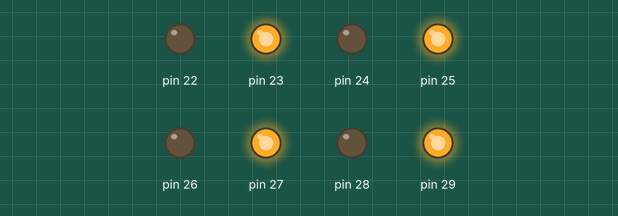
The sketch below on a simulated Arduino Mega 2560, built with avr-gcc and run on an emulated ATmega2560. On the bench: output pins drawn as LEDs (lit = HIGH).

Above: at 0.12 s.
At 2.37 s:
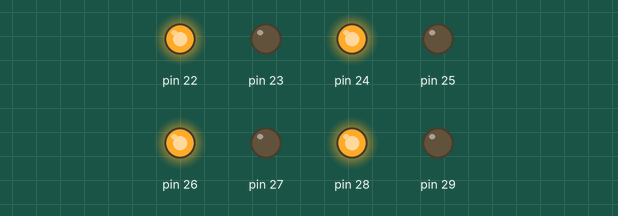
Timing chart, 0 to 3.0 s (numbered marks = the images above):
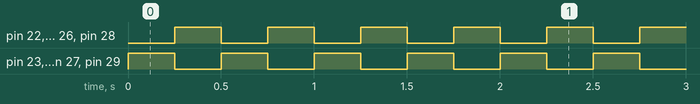

The sketch:

Ex10.ino
```cpp
/*
Programa: Pisca-pisca no Port A - 1 sim, 1 não
Arduino : MEGA 2560
Autor   : Rahul M. Juliato
Data    : 20.09.2019
*/

const int tempo = 250;

void setup(){

  DDRA = B11111111;

}

void loop() {

  PORTA = B10101010;
  delay(tempo);
  PORTA = B01010101;
  delay(tempo);

}
```

Measured:
- by itself, pin 22–29: alternates HIGH for 0.25 s and LOW for 0.25 s
